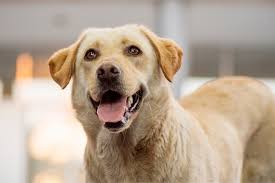
#> input picture Project_01-Image Processing/Data/dog.jpeg, 275 x 183 px, found by its file name
$ python histogram.py
#> lines starting #> are read from the running program, lines starting #| are printed output that depends on the picture
#> further down, img is the input picture: shape (183, 275, 3); mean B, G, R 146.4, 164.4, 182.8
#| Original image shape: (183, 275, 3)
#> `trans_img = cv2.cvtColor(img, cv2.COLOR_RGB2YCR_CB)`: trans_img: shape (183, 275, 3); mean of channels 0, 1, 2 167.8, 138.7, 115.9
# THis is working
import cv2
import numpy as np
import matplotlib.pyplot as plt
from math import log10
# THE FOLLOWING FUNCTION USED TO COUNT THE INTENSITY RANGE OF THE IMAGE (JUST TO SHOW A DIFFERENT APPROACH THAN NP.HISTOGRAM)
def calc_vect_hist(img):
    out = np.bincount(img.ravel(),minlength=256)
    return out
# THE FOLLOWING FUNCTION IS USED TO APPLY HISTOGRAM EQUALIZATION TO THE IMAGE
def histEq(transformed_img):
    if len(transformed_img.shape) > 2 and transformed_img.shape[2]==3: #THIS IS FOR COLOR IMAGE
        imgY = transformed_img[:, :, 0]
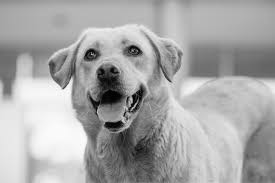
#> imgY: shape (183, 275); min 1, max 254, mean 167.8
        hist = calc_vect_hist(imgY.flatten())
#> in calc_vect_hist, `out = np.bincount(img.ravel(),minlength=256)`: out = 256 values, max 1029 at index 182, min 0 at index 0, mean 196.6
#> hist has the same summary as out in calc_vect_hist
        cdf = hist.cumsum()
#> cdf = 256 values from 0 to 50325
        cdf_normalized = (cdf - cdf.min()) *255 / (cdf.max() - cdf.min())
#> cdf_normalized = 256 values from 0 to 255
        equalizedY = cdf_normalized[imgY]
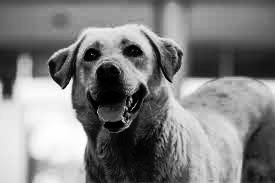
#> equalizedY: shape (183, 275) float64; min 0.00507, max 255, mean 128.4
        transformed_img[:, :, 0] = equalizedY
#> transformed_img: shape (183, 275, 3); mean of channels 0, 1, 2 127.9, 138.7, 115.9
        transformed_img = cv2.cvtColor(transformed_img, cv2.COLOR_YCR_CB2RGB).astype(np.uint8)
#> transformed_img: shape (183, 275, 3); mean of channels 0, 1, 2 142.8, 124.5, 107.9
        return transformed_img
    else:
        hist,bins = np.histogram(transformed_img.flatten(),256,[0,256]) #GRAYSCALE IMAGE
        cdf = hist.cumsum()
        cdf_normalized = (cdf - cdf.min()) *255 / (cdf.max() - cdf.min())
        transformed_img = cdf_normalized[transformed_img]
        return transformed_img.astype(np.uint8)

if __name__ == '__main__':

    img = cv2.imread('Data/Dog.jpeg')
    print(f"Original image shape: {img.shape}")
    if len(img.shape) > 2 and img.shape[2] == 3:
        img = cv2.cvtColor(img, cv2.COLOR_BGR2RGB)
        trans_img = cv2.cvtColor(img, cv2.COLOR_RGB2YCR_CB)
        tick = cv2.getTickCount()
        transformed_img = histEq(trans_img)
        toc = cv2.getTickCount()
        mine_diff = (toc - tick) / cv2.getTickFrequency()
        converted_img = cv2.cvtColor(img,cv2.COLOR_RGB2YCR_CB)
        imgY = converted_img[:, :, 0]
        tick = cv2.getTickCount()
        equalized_cv2_y = cv2.equalizeHist(imgY)
        toc = cv2.getTickCount()
        cv2_diff = (toc - tick) / cv2.getTickFrequency()
        converted_img[:, :, 0] = equalized_cv2_y
#> converted_img: shape (183, 275, 3); mean of channels 0, 1, 2 128.3, 138.7, 115.9
        equalized_cv_img = cv2.cvtColor(converted_img,cv2.COLOR_YCR_CB2RGB).astype(np.uint8)
#> equalized_cv_img: shape (183, 275, 3); mean of channels 0, 1, 2 143.2, 125, 108.3
        print("#"*10+"Proceesing Ploting Image"+ "#"*10)
        plt.subplot(1,3,1)
        plt.imshow(img)
        plt.title('Original')
        plt.subplot(1,3,2)
        plt.imshow(transformed_img)
        plt.title('Equalized Mine')
        plt.subplot(1,3,3)
        plt.imshow(equalized_cv_img)
        plt.title('CV2 Equalized')
        plt.tight_layout()
        plt.savefig("images/Image_HistogramEqualization_color.jpeg",dpi=300)
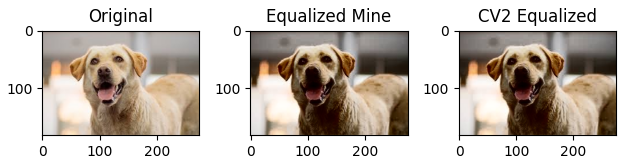
#> figure drawn by matplotlib, 3 panels
        plt.show()
        print("#"*10+"Proceesing Ploting Histogram"+ "#"*10)
        plt.subplot(3,3,1)
        plt.hist(img[:,:,0].flatten(),256,[0,256],color='red')
        plt.title("Original Red Histogram")
        plt.subplot(3,3,2)
        plt.hist(transformed_img[:,:,0].flatten(),256,[0,256],color='red')
        plt.title("Mine Red Histogram")
        plt.subplot(3,3,3)
        plt.hist(equalized_cv_img[:,:,0].flatten(),256,[0,256],color='red')
        plt.title("CV2 Red Histogram")
        plt.subplot(3,3,4)
        plt.hist(img[:,:,1].flatten(),256,[0,256],color='green')
        plt.title("Original Green Histogram")
        plt.subplot(3,3,5)
        plt.hist(transformed_img[:,:,1].flatten(),256,[0,256],color='green')
        plt.title("Mine Green Histogram")
        plt.subplot(3,3,6)
        plt.hist(equalized_cv_img[:,:,1].flatten(),256,[0,256],color='green')
        plt.title("CV2 Green Histogram")
        plt.subplot(3,3,7)
        plt.hist(img[:,:,2].flatten(),256,[0,256],color='blue')
        plt.title("Original Blue Histogram")
        plt.subplot(3,3,8)
        plt.hist(transformed_img[:,:,2].flatten(),256,[0,256],color='blue')
        plt.title("Mine Blue Histogram")
        plt.subplot(3,3,9)
        plt.hist(equalized_cv_img[:,:,2].flatten(),256,[0,256],color='blue')
        plt.title("CV2 Blue Histogram")
        plt.tight_layout()
        plt.savefig("images/HistogramEqualization_color.jpeg",dpi=300)
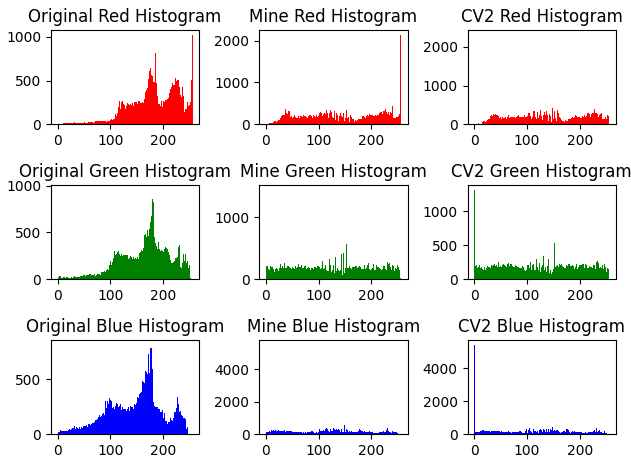
#> figure drawn by matplotlib, 9 panels; panel 1: tallest bar 1022 high, from x = 255 to 256; panel 2: tallest bar 2141 high, from x = 255 to 256; panel 3: tallest bar 2315 high, from x = 255 to 256; panel 4: tallest bar 955 high, from x = 180 to 181
        plt.show()
    else:
        tick = cv2.getTickCount()
        transformed_img= histEq(img)
        toc = cv2.getTickCount()
        mine_diff = (toc - tick) / cv2.getTickFrequency()
        tick = cv2.getTickCount()
        equalized_cv2_img = cv2.equalizeHist(img).astype(np.uint8)
        toc = cv2.getTickCount()
        cv2_diff = (toc - tick) / cv2.getTickFrequency()
        print("#"*10+"Proceesing Ploting Image"+ "#"*10)
        plt.subplot(1,3,1)
        plt.imshow(img,cmap='gray')
        plt.title('Original')
        plt.subplot(1,3,2)
        plt.imshow(transformed_img,cmap='gray')
        plt.title('Equalized Mine')
        plt.subplot(1,3,3)
        plt.imshow(equalized_cv2_img,cmap='gray')
        plt.title('CV2 Equalized')
        plt.tight_layout()
        plt.savefig("images/Image_HistogramEqualization_gray.jpeg",dpi=300,transparent=True)
        plt.show()
        print("#"*10+"Proceesing Ploting Histogram"+ "#"*10)
        plt.subplot(3,1,1)
        plt.hist(img.flatten(),256,[0,256],color='black')
        plt.title("Original Image Histogram")
        plt.subplot(3,1,2)
        plt.hist(transformed_img.flatten(),256,[0,256],color='black')
        plt.title("Mine Image Histogram")
        plt.subplot(3,1,3)
        plt.hist(equalized_cv2_img.flatten(),256,[0,256],color='black')
        plt.title("CV2 Image Histogram")
        plt.savefig("images/HistogramEqualization_gray.jpeg",dpi=300,transparent=True)
        plt.tight_layout()
        plt.show()

    print("#"*10+"Proceesing Time"+ "#"*10)
    print(f"Time - Mine: {mine_diff}s")
    print(f"Time - CV2: {cv2_diff}s")
    print(f"Time - Mine: {abs(log10(mine_diff))}s")
    print(f"Time - CV2: {abs(log10(cv2_diff))}s")
    print(f"Log Difference: {abs(log10(mine_diff)-log10(cv2_diff))}s")
